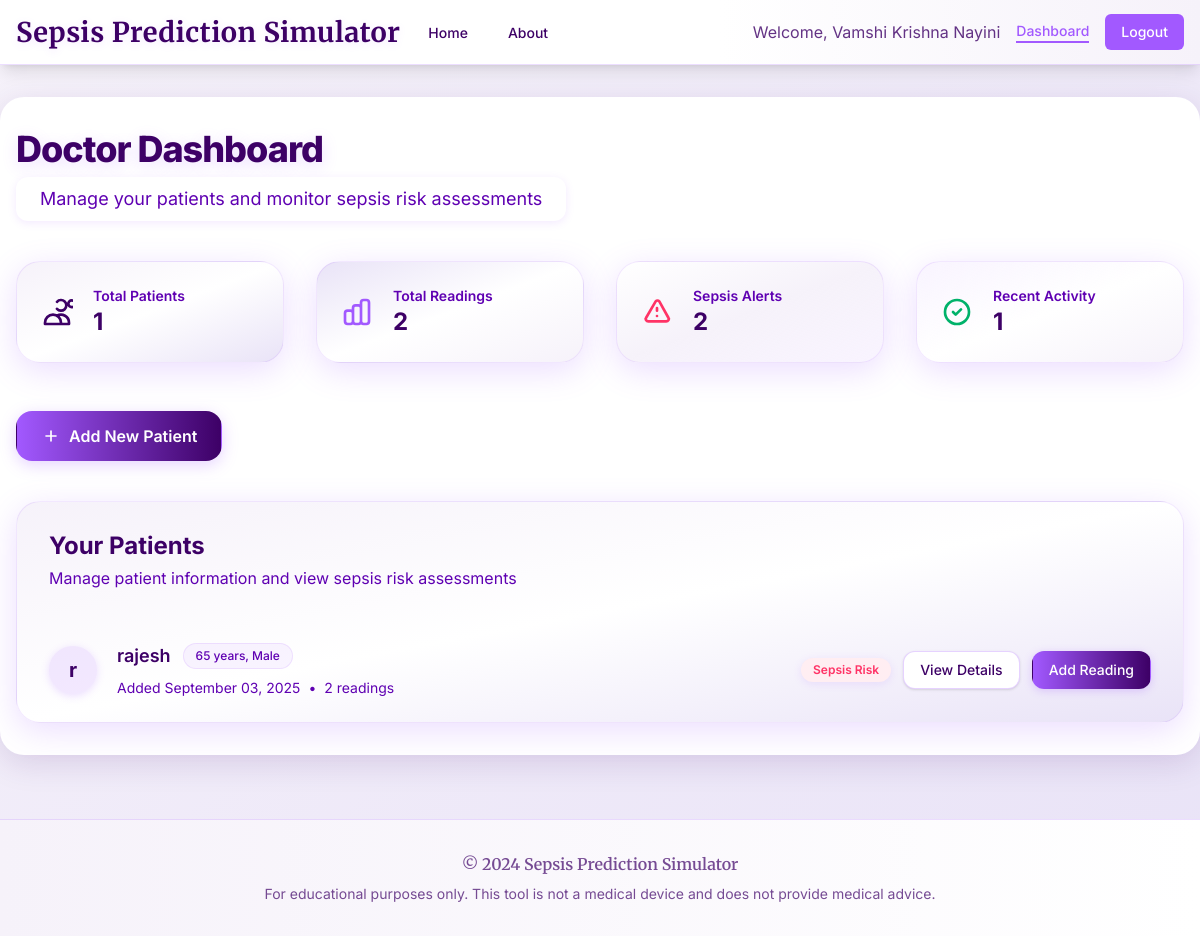
The page /dashboard (signed in) on the database its author committed.
### Sepsis Prediction Simulator/app.py (models this page shows)
class User(UserMixin, db.Model):
    id = db.Column(db.Integer, primary_key=True)
    email = db.Column(db.String(120), unique=True, nullable=False)
    name = db.Column(db.String(120), nullable=False)
    password_hash = db.Column(db.String(255), nullable=False)
    created_at = db.Column(db.DateTime, default=datetime.utcnow)
    patients = db.relationship('Patient', backref='doctor', lazy=True)

class Patient(db.Model):
    id = db.Column(db.Integer, primary_key=True)
    doctor_id = db.Column(db.Integer, db.ForeignKey('user.id'), nullable=False)
    name = db.Column(db.String(120), nullable=False)
    age = db.Column(db.Integer, nullable=False)
    gender = db.Column(db.String(10), nullable=False)
    created_at = db.Column(db.DateTime, default=datetime.utcnow)
    readings = db.relationship('Reading', backref='patient', lazy=True, order_by='Reading.timestamp.desc()')

### Sepsis Prediction Simulator/app.py (the view)
@app.route('/dashboard')
@doctor_required
def dashboard():
    patients = Patient.query.filter_by(doctor_id=current_user.id).all()
    return render_template('dashboard.html', patients=patients)

### Sepsis Prediction Simulator/templates/dashboard.html (shortened to what this page needs)
{% extends "base.html" %}
{% block content %}
<div class="max-w-7xl mx-auto">
    <div class="mb-10">
        <h1 class="text-4xl font-extrabold" style="color: #3D0066; letter-spacing: -1px; text-shadow: 0 4px 16px #A259FF33;">
            Doctor Dashboard
        </h1>
        <p class="text-lg text-[#5F00B2] mt-2 bg-white inline-block px-6 py-2 rounded-xl shadow" style="box-shadow: 0 2px 8px 0 #A259FF22;">
            Manage your patients and monitor sepsis risk assessments
        </p>
    </div>
    <div class="grid grid-cols-1 md:grid-cols-4 gap-8 mb-12">
        <div class="bg-gradient-to-br from-[#f6f2fa] via-white to-[#e9e3f7] rounded-3xl shadow-2xl border border-[#A259FF22] transform hover:-translate-y-1 transition duration-200" style="box-shadow: 0 8px 32px 0 #A259FF33;">
            <div class="p-6">
                <div class="flex items-center">
                    <div class="flex-shrink-0">
                        <svg class="h-8 w-8 text-[#3D0066]" fill="none" stroke="currentColor" viewBox="0 0 24 24">
                            <path stroke-linecap="round" stroke-linejoin="round" stroke-width="2" d="M12 4.354a4 4 0 110 5.292M15 21H3v-1a6 6 0 0112 0v1zm0 0h6v-1a6 6 0 00-9-5.197m13.5-9a2.5 2.5 0 11-5 0 2.5 2.5 0 015 0z"></path>
                        </svg>
                    </div>
                    <div class="ml-5 w-0 flex-1">
                        <dl>
                            <dt class="text-sm font-semibold text-[#5F00B2] truncate">Total Patients</dt>
                            <dd class="text-2xl font-bold" style="color: #3D0066;">{{ patients|length }}</dd>
                        </dl>
                    </div>
                </div>
            </div>
        </div>
        <div class="bg-gradient-to-br from-[#e9e3f7] via-white to-[#f6f2fa] rounded-3xl shadow-2xl border border-[#A259FF22] transform hover:-translate-y-1 transition duration-200" style="box-shadow: 0 8px 32px 0 #A259FF33;">
            <div class="p-6">
                <div class="flex items-center">
                    <div class="flex-shrink-0">
                    </div>
                    <div class="ml-5 w-0 flex-1">
                        <dl>
                            <dt class="text-sm font-semibold text-[#5F00B2] truncate">Total Readings</dt>
                            <dd class="text-2xl font-bold" style="color: #3D0066;">
                                {% set total_readings = namespace(value=0) %}
                                {% for patient in patients %}
                                    {% set total_readings.value = total_readings.value + patient.readings|length %}
                                {% endfor %}
                                {{ total_readings.value }}
                            </dd>
                        </dl>
                    </div>
                </div>
            </div>
        </div>
        <div class="bg-gradient-to-br from-[#fff] via-[#f6f2fa] to-[#A259FF11] rounded-3xl shadow-2xl border border-[#A259FF22] transform hover:-translate-y-1 transition duration-200" style="box-shadow: 0 8px 32px 0 #A259FF33;">
            <div class="p-6">
                <div class="flex items-center">
                    <div class="flex-shrink-0">
                        <svg class="h-8 w-8 text-[#FF3366]" fill="none" stroke="currentColor" viewBox="0 0 24 24">
                            <path stroke-linecap="round" stroke-linejoin="round" stroke-width="2" d="M12 9v2m0 4h.01m-6.938 4h13.856c1.54 0 2.502-1.667 1.732-2.5L13.732 4c-.77-.833-1.964-.833-2.732 0L3.732 16.5c-.77.833.192 2.5 1.732 2.5z"></path>
                        </svg>
                    </div>
                    <div class="ml-5 w-0 flex-1">
                        <dl>
                            <dt class="text-sm font-semibold text-[#5F00B2] truncate">Sepsis Alerts</dt>
                            <dd class="text-2xl font-bold" style="color: #3D0066;">
                                {% set sepsis_count = namespace(value=0) %}
                                {% for patient in patients %}
                                    {% for reading in patient.readings %}
                                        {% if reading.prediction %}
                                            {% set sepsis_count.value = sepsis_count.value + 1 %}
                                        {% endif %}
                                    {% endfor %}
                                {% endfor %}
                                {{ sepsis_count.value }}
                            </dd>
                        </dl>
                    </div>
                </div>
            </div>
        </div>
        <div class="bg-gradient-to-br from-[#A259FF11] via-white to-[#f6f2fa] rounded-3xl shadow-2xl border border-[#A259FF22] transform hover:-translate-y-1 transition duration-200" style="box-shadow: 0 8px 32px 0 #A259FF33;">
            <div class="p-6">
                <div class="flex items-center">
                    <div class="flex-shrink-0">
                        <svg class="h-8 w-8 text-[#00B26A]" fill="none" stroke="currentColor" viewBox="0 0 24 24">
                            <path stroke-linecap="round" stroke-linejoin="round" stroke-width="2" d="M9 12l2 2 4-4m6 2a9 9 0 11-18 0 9 9 0 0118 0z"></path>
                        </svg>
                    </div>
                    <div class="ml-5 w-0 flex-1">
                        <dl>
                            <dt class="text-sm font-semibold text-[#5F00B2] truncate">Recent Activity</dt>
                            <dd class="text-2xl font-bold" style="color: #3D0066;">
                                {% set recent_count = namespace(value=0) %}
                                {% for patient in patients %}
                                    {% for reading in patient.readings[:1] %}
                                        {% set recent_count.value = recent_count.value + 1 %}
                                    {% endfor %}
                                {% endfor %}
                                {{ recent_count.value }}
                            </dd>
                        </dl>
                    </div>
                </div>
            </div>
        </div>
    </div>
    <div class="mb-10">
        <a href="{{ url_for('new_patient') }}"
           class="inline-flex items-center px-6 py-3 border border-transparent text-base font-semibold rounded-2xl shadow-lg text-white transition hover:opacity-90"
           style="background: linear-gradient(90deg, #A259FF 0%, #3D0066 100%); box-shadow: 0 4px 16px 0 #A259FF44;">
            <svg class="h-5 w-5 mr-2" fill="none" stroke="currentColor" viewBox="0 0 24 24">
                <path stroke-linecap="round" stroke-linejoin="round" stroke-width="2" d="M12 6v6m0 0v6m0-6h6m-6 0H6"></path>
            </svg>
            Add New Patient
        </a>
    </div>
    <div class="bg-gradient-to-br from-[#f6f2fa] via-white to-[#e9e3f7] shadow-2xl border border-[#A259FF22] sm:rounded-3xl" style="box-shadow: 0 8px 32px 0 #A259FF33;">
        <div class="px-6 py-7 sm:px-8">
            <h3 class="text-2xl font-bold" style="color: #3D0066;">Your Patients</h3>
            <p class="mt-1 max-w-2xl text-base text-[#5F00B2]">Manage patient information and view sepsis risk assessments</p>
        </div>
        {% if patients and patients|length > 0 %}
            <ul class="divide-y divide-[#A259FF22]">
                {% for patient in patients %}
                <li>
                    <div class="px-6 py-6 sm:px-8">
                        <div class="flex items-center justify-between">
                            <div class="flex items-center">
                                <div class="flex-shrink-0">
                                    <div class="h-12 w-12 rounded-full bg-[#A259FF22] flex items-center justify-center shadow" style="box-shadow: 0 2px 8px 0 #A259FF33;">
                                        <span class="text-[#3D0066] font-bold text-xl">
                                            {{ patient.name[0]|default('?', true) }}
                                        </span>
                                    </div>
                                </div>
                                <div class="ml-5">
                                    <div class="flex items-center">
                                        <p class="text-lg font-semibold" style="color: #3D0066;">{{ patient.name }}</p>
                                        <span class="ml-3 inline-flex items-center px-3 py-1 rounded-full text-xs font-medium bg-[#A259FF11] text-[#5F00B2] border border-[#A259FF22]">
                                            {{ patient.age }} years, {{ patient.gender }}
                                        </span>
                                    </div>
                                    <div class="mt-2 flex items-center text-sm text-[#5F00B2]">
                                        <p>
                                            Added
                                            {% if patient.created_at %}
                                                {{ patient.created_at.strftime('%B %d, %Y') }}
                                            {% else %}
                                                Unknown date
                                            {% endif %}
                                        </p>
                                        <span class="mx-2">•</span>
                                        <p>{{ patient.readings|length }} readings</p>
                                    </div>
                                </div>
                            </div>
                            <div class="flex items-center space-x-3">
                                {% if patient.readings and patient.readings|length > 0 %}
                                    {% set latest_reading = patient.readings[0] %}
                                    <span class="inline-flex items-center px-3 py-1 rounded-full text-xs font-semibold shadow"
                                        style="{% if latest_reading.prediction %}background: #FFEEF2; color: #FF3366;{% else %}background: #E6FFF2; color: #00B26A;{% endif %} box-shadow: 0 2px 8px 0 #A259FF22;">
                                        {% if latest_reading.prediction %}Sepsis Risk{% else %}No Sepsis{% endif %}
                                    </span>
                                {% endif %}
                                <a href="{{ url_for('patient_detail', patient_id=patient.id) }}"
                                   class="inline-flex items-center px-4 py-2 border border-[#A259FF44] shadow text-sm font-medium rounded-xl text-[#3D0066] bg-white hover:bg-[#f6f2fa] focus:outline-none focus:ring-2 focus:ring-offset-2 focus:ring-[#A259FF] transition">
                                    View Details
                                </a>
                                <a href="{{ url_for('new_reading', patient_id=patient.id) }}"
                                   class="inline-flex items-center px-4 py-2 border border-transparent text-sm font-medium rounded-xl text-white transition hover:opacity-90"
                                   style="background: linear-gradient(90deg, #A259FF 0%, #3D0066 100%); box-shadow: 0 2px 8px 0 #A259FF44;">
                                    Add Reading
                                </a>
                            </div>
                        </div>
                    </div>
                </li>
                {% endfor %}
            </ul>
        {% endif %}
    </div>
</div>
{% endblock %}

### Sepsis Prediction Simulator/templates/base.html (shortened to what this page needs)
<!DOCTYPE html>
<html lang="en">
<head>
    <script src="https://cdn.tailwindcss.com"></script>
</head>
<body class="bg-[#f6f2fa] text-[#2A004D] min-h-screen">
    <nav class="nav-bg shadow-lg border-b border-[#A259FF]/20">
        <div class="max-w-7xl mx-auto px-4">
            <div class="flex justify-between h-16">
                <div class="flex">
                    <div class="flex-shrink-0 flex items-center">
                        <a href="{{ url_for('home') }}" class="official-title">
                            Sepsis Prediction Simulator
                        </a>
                    </div>
                    <div class="hidden sm:ml-6 sm:flex sm:space-x-8">
                        <a href="{{ url_for('home') }}" class="nav-link inline-flex items-center px-1 pt-1 border-b-2 border-transparent text-sm font-medium {% if request.endpoint == 'home' %}active{% endif %}">
                            Home
                        </a>
                        <a href="{{ url_for('about') }}" class="nav-link inline-flex items-center px-1 pt-1 border-b-2 border-transparent text-sm font-medium {% if request.endpoint == 'about' %}active{% endif %}">
                            About
                        </a>
                    </div>
                </div>
                <div class="hidden sm:ml-6 sm:flex sm:items-center">
                    {% if current_user.is_authenticated %}
                        <div class="flex items-center space-x-4">
                            <span class="text-[#3D0066]/80">Welcome, {{ current_user.name }}</span>
                            <a href="{{ url_for('dashboard') }}" class="nav-link text-sm font-medium {% if request.endpoint == 'dashboard' %}active{% endif %}">
                                Dashboard
                            </a>
                            <a href="{{ url_for('logout') }}" class="bg-[#A259FF] text-white px-4 py-2 rounded-md text-sm font-medium hover:bg-[#3D0066] transition">
                                Logout
                            </a>
                        </div>
                    {% endif %}
                </div>
            </div>
        </div>
    </nav>
    <main class="max-w-7xl mx-auto px-4 py-8 mt-8 mb-8">
        {% block content %}{% endblock %}
    </main>
    <footer class="border-t border-[#A259FF]/20 mt-16">
        <div class="max-w-7xl mx-auto px-4 py-8">
            <div class="text-center text-[#3D0066]/70">
                <p class="font-semibold" style="font-family: 'Merriweather', 'Times New Roman', Times, serif;">&copy; 2024 Sepsis Prediction Simulator</p>
                <p class="mt-2 text-sm">For educational purposes only. This tool is not a medical device and does not provide medical advice.</p>
            </div>
        </div>
    </footer>
</body>
</html>

### rows shown on the page
User: name "Vamshi Krishna Nayini"
Patient: name "r", name "rajesh", age "65", gender "Male", created_at "September 03, 2025", readings|length "2"

### other values the page prints
{{ patients|length }} "1"
{{ total_readings.value }} "2"
{{ sepsis_count.value }} "2"
{{ recent_count.value }} "1"
